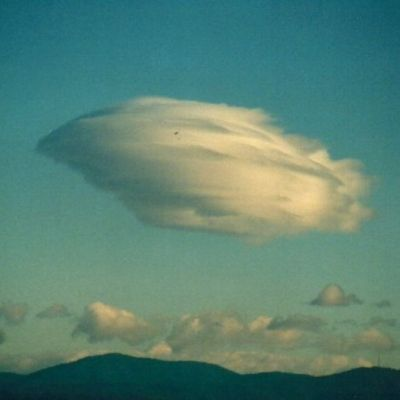
#> input picture labs/test_image4.jpg, 400 x 400 px
$ jupyter execute --allow-errors belle-weder-binary-lr-svm.ipynb
#> lines starting #> are read from the running program, lines starting #| are printed output that depends on the picture
[cell 1]
import numpy as np
import os

import matplotlib.pyplot as plt
import cv2

from datetime import datetime
from sklearn.utils import check_random_state


from sklearn.model_selection import train_test_split
from sklearn.metrics import accuracy_score
from sklearn.metrics import confusion_matrix, classification_report, ConfusionMatrixDisplay
from sklearn import datasets, svm, metrics, model_selection

[cell 2]
images_path = "resources/cloud-images/cloud-classifier-1"
# identifyign folders/labels
#> (the rest of this cell did not finish here and is left out)

[cell 3]
train_images = []
train_labels = []

start_datetime = datetime.now()

#> (the rest of this cell did not finish here and is left out)

#> (a cell that did not finish here is left out)

[cell 5]
random_state = check_random_state(0)
#> (the rest of this cell did not finish here and is left out)

#> (a cell that did not finish here is left out)

[cell 7]
svm_classifier = svm.SVC(gamma='scale')

#> (a cell that did not finish here is left out)

#> (a cell that did not finish here is left out)

#> (a cell that did not finish here is left out)

#> (a cell that did not finish here is left out)

#> (a cell that did not finish here is left out)

[cell 13]
# Detailed classification report
print("Classification Report:")
#> (the rest of this cell did not finish here and is left out)

[cell 14]
#Test

image = cv2.imread("labs/test_image4.jpg")
#> image is the input picture: shape (400, 400, 3); mean B, G, R 116.3, 130.1, 88.3
image = cv2.cvtColor(image,cv2.COLOR_BGR2GRAY)
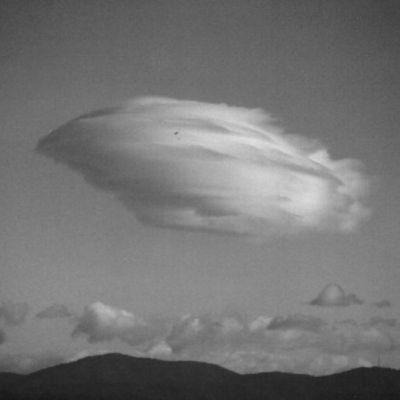
#> image: shape (400, 400); min 22, max 223, mean 116
image = cv2.resize(image, (32, 32))
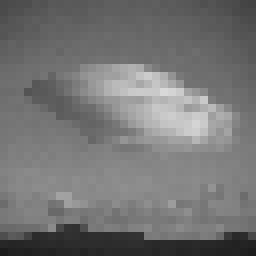
#> image: shape (32, 32) (shown 8 times larger); min 28, max 217, mean 116.2
plt.imshow(image)
plt.show()

image = np.array(image)
image = image.flatten()
#> image = 1024 values, max 217 at index 372, min 28 at index 992, mean 116.2

#> (the rest of this cell did not finish here and is left out)

$ run again, with labs/test_image1.jpg copied over labs/test_image4.jpg
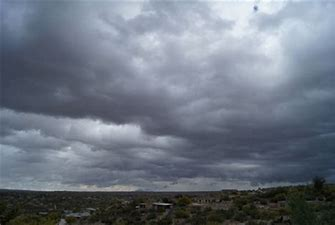
#> input picture labs/test_image1.jpg, 335 x 225 px
#> image is the input picture: shape (225, 335, 3); mean B, G, R 128.9, 116.6, 108.7
#> `image = cv2.cvtColor(image,cv2.COLOR_BGR2GRAY)`:
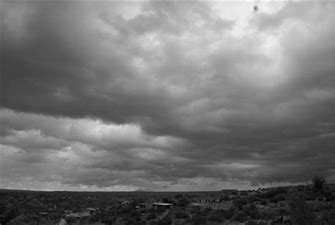
#> image: shape (225, 335); min 0, max 253, mean 115.7
#> `image = cv2.resize(image, (32, 32))`:
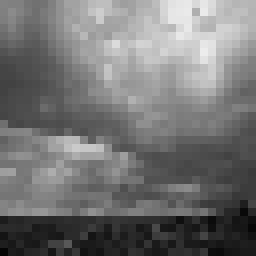
#> image: shape (32, 32) (shown 8 times larger); min 5, max 237, mean 115.2
#> `image = image.flatten()`: image = 1024 values, max 237 at index 217, min 5 at index 992, mean 115.2

$ run again, with labs/test_image2.jpg copied over labs/test_image4.jpg
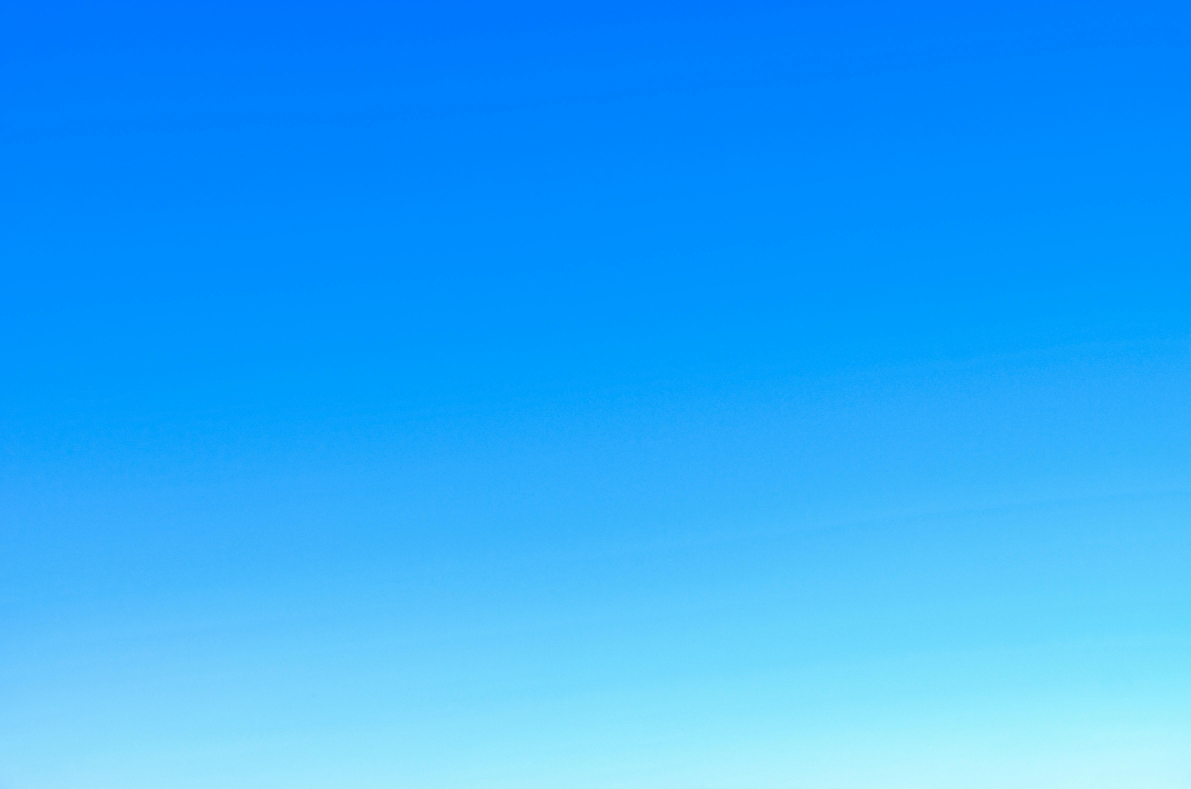
#> input picture labs/test_image2.jpg, 4761 x 3153 px (shown at 1/4 size)
#> image is the input picture: shape (3153, 4761, 3); mean B, G, R 252.4, 169.5, 46.2
#> `image = cv2.cvtColor(image,cv2.COLOR_BGR2GRAY)`:
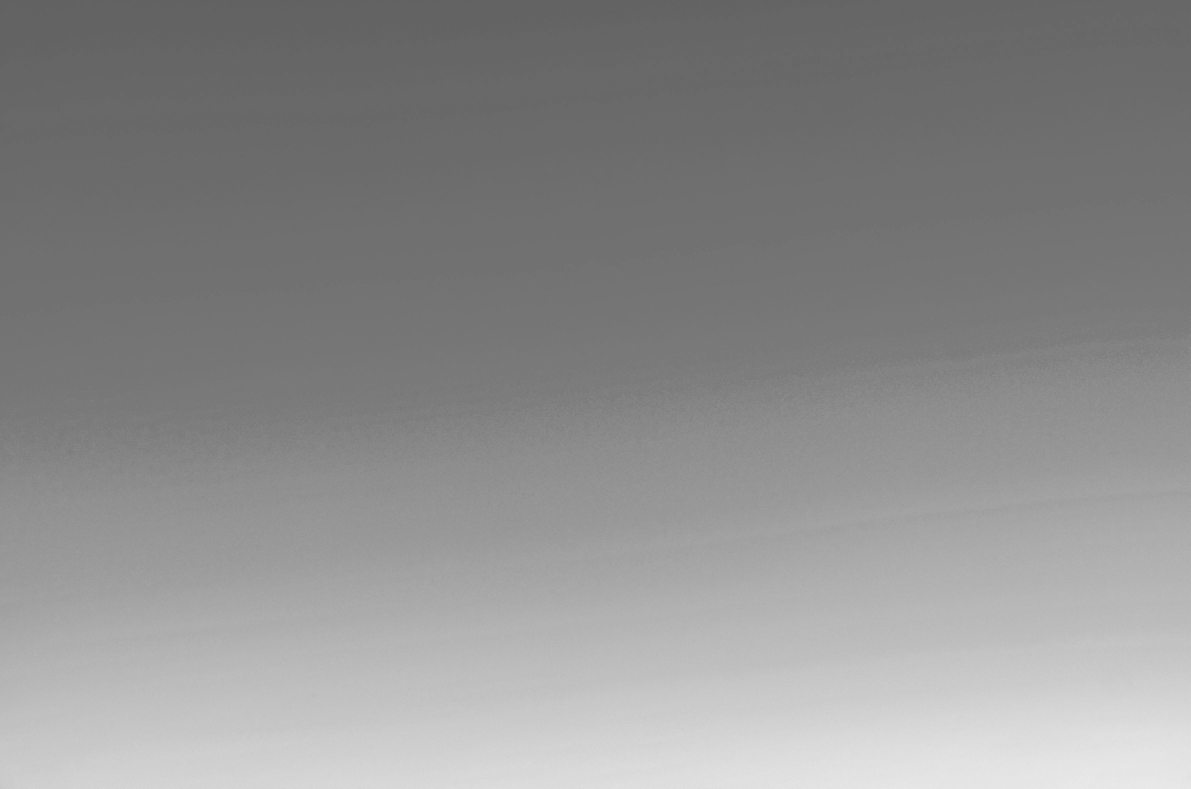
#> image: shape (3153, 4761) (shown at 1/4 size); min 95, max 237, mean 142.1
#> `image = cv2.resize(image, (32, 32))`:
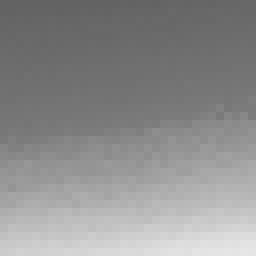
#> image: shape (32, 32) (shown 8 times larger); min 99, max 230, mean 142
#> `image = image.flatten()`: image = 1024 values, max 230 at index 1022, min 99 at index 0, mean 142

$ run again, with labs/test_image3.png saved as labs/test_image4.jpg
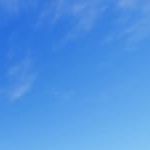
#> input picture labs/test_image3.png, 150 x 150 px
#> image is the input picture: shape (150, 150, 3); mean B, G, R 227.9, 148.3, 79
#> `image = cv2.cvtColor(image,cv2.COLOR_BGR2GRAY)`:
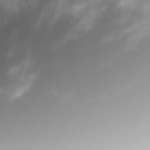
#> image: shape (150, 150); min 102, max 183, mean 136.7
#> `image = image.flatten()`: image = 1024 values, max 181 at index 1023, min 102 at index 162, mean 136.6
